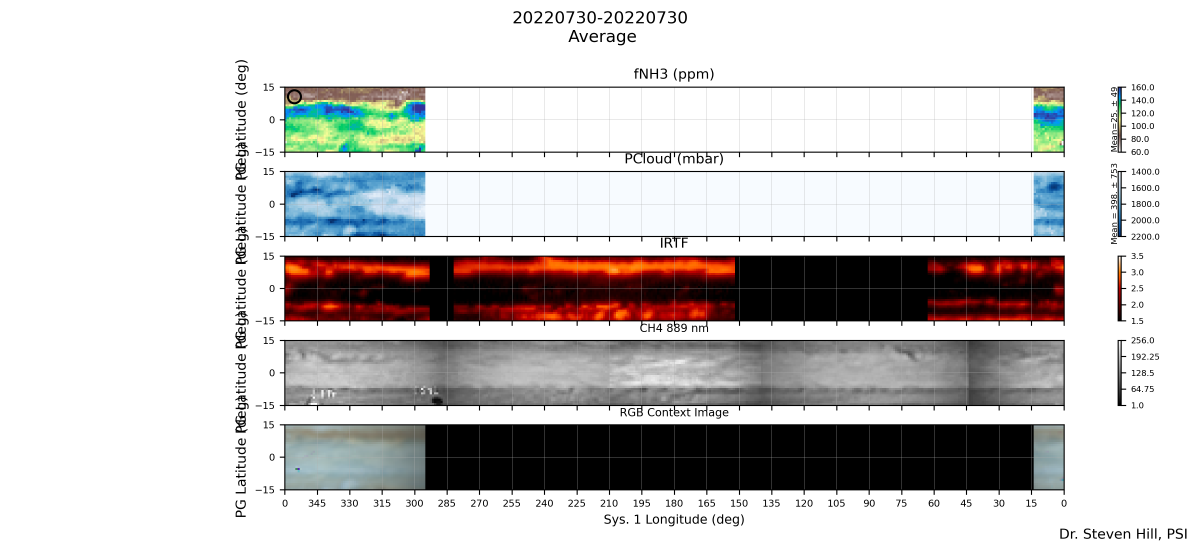
#> input picture Studies/20220730-20220730 Mean Sys1 0-360 15N-15S map.png, 3600 x 1632 px, given in place of Picture1a.png, which was not available (shown at 1/3 size)
$ python AGU2025_map_meridional_profiles.py
#> lines starting #> are read from the running program, lines starting #| are printed output that depends on the picture; pictures that were not available may be replaced by others from this repository, and a replacement may not be noted
# -*- coding: utf-8 -*-
"""
Created on Thu Nov 20 17:43:30 2025

@author: smhil
"""

import L4_Jup_Map_Plot as L4MP
"""
#20220730
L4MP.L4_Jup_Map_Plot(lats=[0,180],LonLims=[0,360],LonSys='3',
                     collection="20220730-20220730",
                     IRTFcollection="20220725-20220726",
                     CH4889collection="20220802-20220803",
                     cont=False)

#20220818
L4MP.L4_Jup_Map_Plot(lats=[0,180],LonLims=[0,360],LonSys='3',
                     collection="20220818-20220818",
                     IRTFcollection="20220817-20220818",
                     CH4889collection="20220816-20220816",
                     cont=False)

#20220925
L4MP.L4_Jup_Map_Plot(lats=[0,180],LonLims=[0,360],
                     LonSys='3',collection="20220925-20220925",
                     IRTFcollection="20220929-20220929",
                     CH4889collection="20220929-20220929",
                     cont=False)

#20231015-19
L4MP.L4_Jup_Map_Plot(lats=[0,180],LonLims=[0,360],LonSys='3',
                     collection="20231015-20231019",
                     IRTFcollection="20231014-20231015",
                     CH4889collection="20231017-20231017",
                     cont=False)

#20240129-0202
L4MP.L4_Jup_Map_Plot(lats=[0,180],LonLims=[0,360],LonSys='3',
                     collection="20240129-20240202",
                     IRTFcollection="20240205-20240205",
                     CH4889collection="20240131-20240201",
                     cont=False)

#20240919
L4MP.L4_Jup_Map_Plot(lats=[0,180],LonLims=[0,360],LonSys='3',
                     collection="20240919-20240919",
                     IRTFcollection="20240920-20240920",
                     CH4889collection="NA",cont=False)

#20240925-29
L4MP.L4_Jup_Map_Plot(lats=[0,180],LonLims=[0,360],LonSys='3',
                     collection="20240925-20240929",
                     IRTFcollection="20240920-20240920",
                     CH4889collection="NA",cont=False)

#20241022-23
L4MP.L4_Jup_Map_Plot(lats=[0,180],LonLims=[0,360],LonSys='3',
                     collection="20241022-20241023",
                     IRTFcollection="20241022-20241022",
                     CH4889collection="NA",cont=False)

#20250308
L4MP.L4_Jup_Map_Plot(lats=[0,180],LonLims=[0,360],LonSys='3',
                     collection="20250309-20250309",
                     IRTFcollection="20250308-20250308",
                     CH4889collection="20250310-20250310",cont=False)

#20250919
L4MP.L4_Jup_Map_Plot(lats=[0,180],LonLims=[0,360],LonSys='3',
                     collection="20250919-20250919",
                     IRTFcollection="20250913-20250913",
                     CH4889collection="20250919-20250920",cont=False)
"""

import matplotlib.pyplot as pl
import numpy as np

path='C:/Astronomy/Projects/SAS 2021 Ammonia/HST GO 18055/'
fNH3file="Picture1a.png"
PCldfile="Picture2a.png"
RGBfile="Picture3a.png"
fNH3=pl.imread(path+fNH3file)
#> fNH3 is the input picture: shape (1632, 3600, 4) float32; mean R, G, B, A 0.8, 0.792, 0.789, 1
PCld=pl.imread(path+PCldfile)
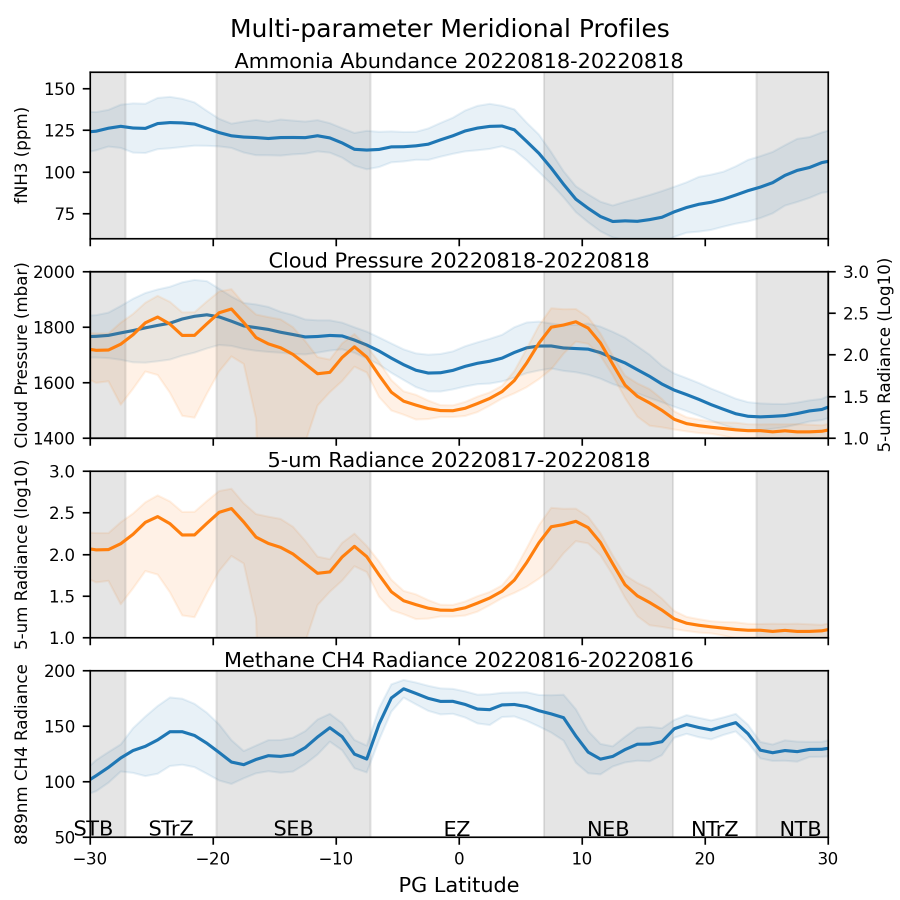
#> input picture Studies/20220818-20220818 Mean Sys1 0-360 15N-15S Meridional Profile.png, 1800 x 1800 px, given in place of Picture2a.png, which was not available (shown at 1/2 size)
#> PCld is the input picture: shape (1800, 1800, 4) float32; mean R, G, B, A 0.917, 0.919, 0.913, 1
RGB=pl.imread(path+RGBfile)

fNH3a=np.mean(fNH3[:,:,0:2],axis=2)
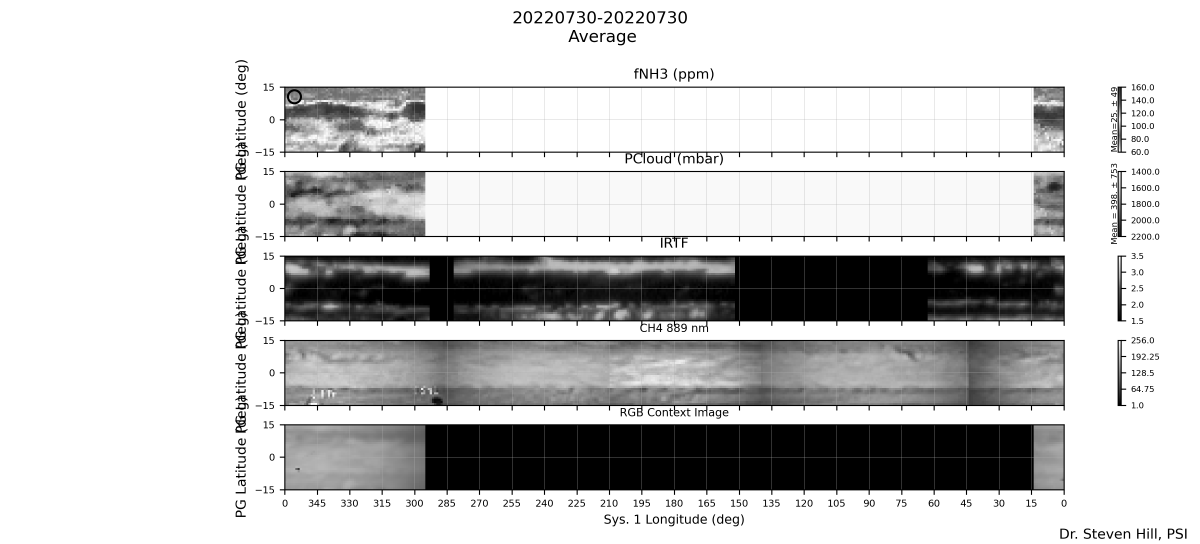
#> fNH3a: shape (1632, 3600) float32 (shown at 1/3 size); min 0, max 1, mean 0.795
PClda=np.mean(PCld[:,:,0:2],axis=2)
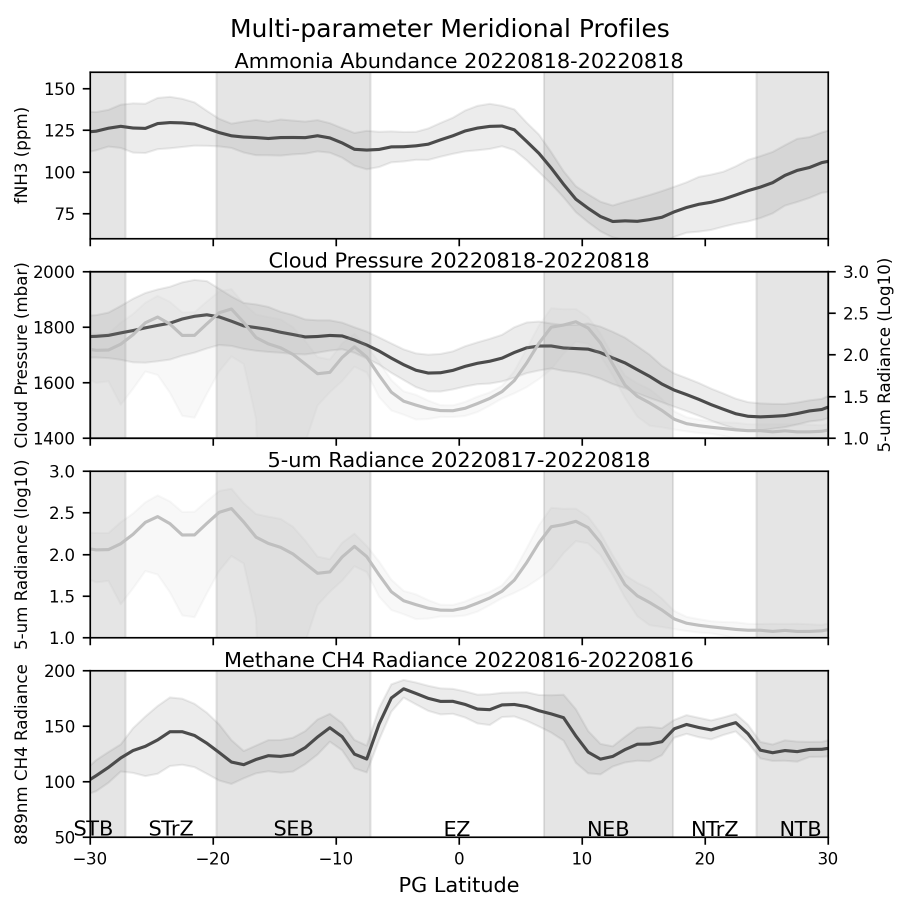
#> PClda: shape (1800, 1800) float32 (shown at 1/2 size); min 0, max 1, mean 0.914

figfNH3,axsfNH3=pl.subplots(1,figsize=(6,4), dpi=150, facecolor="white")
figPCld,axsPCld=pl.subplots(1,figsize=(6,4), dpi=150, facecolor="white")
figRGB,axsRGB=pl.subplots(1,figsize=(6,4), dpi=150, facecolor="white")

axsfNH3.imshow(fNH3a,cmap='terrain_r')
axsfNH3.axis('off')
axsPCld.imshow(PClda,cmap='Blues_r')
axsPCld.axis('off')
axsRGB.imshow(RGB)
axsRGB.axis('off')


"""
#20251016
L4MP.L4_Jup_Map_Plot(lats=[75,105],LonLims=[0,60],LonSys='3',
                     collection="20251016-20251017",
                     IRTFcollection=False,
                     CH4889collection=False,cont=False)
"""
